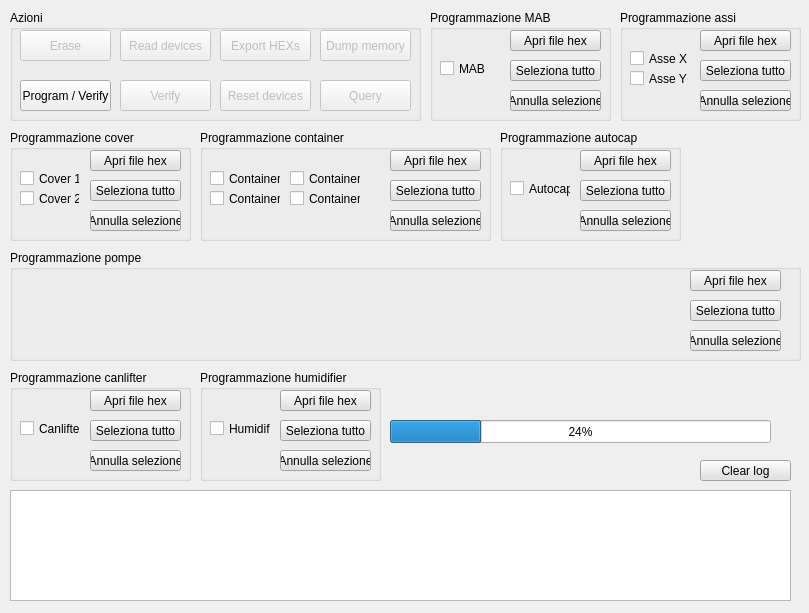
<?xml version="1.0" encoding="UTF-8"?>
<ui version="4.0">
 <class>MainWindow</class>
 <widget class="QMainWindow" name="MainWindow">
  <property name="geometry">
   <rect>
    <x>0</x>
    <y>0</y>
    <width>809</width>
    <height>613</height>
   </rect>
  </property>
  <property name="palette">
   <palette>
    <active>
     <colorrole role="Base">
      <brush brushstyle="SolidPattern">
       <color alpha="255">
        <red>255</red>
        <green>255</green>
        <blue>255</blue>
       </color>
      </brush>
     </colorrole>
    </active>
    <inactive>
     <colorrole role="Base">
      <brush brushstyle="SolidPattern">
       <color alpha="255">
        <red>255</red>
        <green>255</green>
        <blue>255</blue>
       </color>
      </brush>
     </colorrole>
    </inactive>
    <disabled>
     <colorrole role="Base">
      <brush brushstyle="SolidPattern">
       <color alpha="255">
        <red>255</red>
        <green>255</green>
        <blue>255</blue>
       </color>
      </brush>
     </colorrole>
    </disabled>
   </palette>
  </property>
  <property name="windowTitle">
   <string>MainWindow</string>
  </property>
  <property name="windowIcon">
   <iconset resource="risorse.qrc">
    <normaloff>:/new/prefix1/Icona/alfaIcon.ico</normaloff>:/new/prefix1/Icona/alfaIcon.ico</iconset>
  </property>
  <widget class="QWidget" name="centralWidget">
   <widget class="QGroupBox" name="groupBox">
    <property name="geometry">
     <rect>
      <x>10</x>
      <y>10</y>
      <width>411</width>
      <height>111</height>
     </rect>
    </property>
    <property name="title">
     <string>Azioni</string>
    </property>
    <widget class="QPushButton" name="btnErase">
     <property name="enabled">
      <bool>false</bool>
     </property>
     <property name="geometry">
      <rect>
       <x>10</x>
       <y>20</y>
       <width>91</width>
       <height>31</height>
      </rect>
     </property>
     <property name="text">
      <string>Erase</string>
     </property>
    </widget>
    <widget class="QPushButton" name="btnReadDevices">
     <property name="enabled">
      <bool>false</bool>
     </property>
     <property name="geometry">
      <rect>
       <x>110</x>
       <y>20</y>
       <width>91</width>
       <height>31</height>
      </rect>
     </property>
     <property name="text">
      <string>Read devices</string>
     </property>
    </widget>
    <widget class="QPushButton" name="btnExportHex">
     <property name="enabled">
      <bool>false</bool>
     </property>
     <property name="geometry">
      <rect>
       <x>210</x>
       <y>20</y>
       <width>91</width>
       <height>31</height>
      </rect>
     </property>
     <property name="text">
      <string>Export HEXs</string>
     </property>
    </widget>
    <widget class="QPushButton" name="btnDumpMemory">
     <property name="enabled">
      <bool>false</bool>
     </property>
     <property name="geometry">
      <rect>
       <x>310</x>
       <y>20</y>
       <width>91</width>
       <height>31</height>
      </rect>
     </property>
     <property name="text">
      <string>Dump memory</string>
     </property>
    </widget>
    <widget class="QPushButton" name="btnProgramVerify">
     <property name="geometry">
      <rect>
       <x>10</x>
       <y>70</y>
       <width>91</width>
       <height>31</height>
      </rect>
     </property>
     <property name="text">
      <string>Program / Verify</string>
     </property>
    </widget>
    <widget class="QPushButton" name="btnVerify">
     <property name="enabled">
      <bool>false</bool>
     </property>
     <property name="geometry">
      <rect>
       <x>110</x>
       <y>70</y>
       <width>91</width>
       <height>31</height>
      </rect>
     </property>
     <property name="text">
      <string>Verify</string>
     </property>
    </widget>
    <widget class="QPushButton" name="btnResetDevice">
     <property name="enabled">
      <bool>false</bool>
     </property>
     <property name="geometry">
      <rect>
       <x>210</x>
       <y>70</y>
       <width>91</width>
       <height>31</height>
      </rect>
     </property>
     <property name="text">
      <string>Reset devices</string>
     </property>
    </widget>
    <widget class="QPushButton" name="btnQuery">
     <property name="enabled">
      <bool>false</bool>
     </property>
     <property name="geometry">
      <rect>
       <x>310</x>
       <y>70</y>
       <width>91</width>
       <height>31</height>
      </rect>
     </property>
     <property name="text">
      <string>Query</string>
     </property>
    </widget>
   </widget>
   <widget class="QGroupBox" name="groupBox_2">
    <property name="geometry">
     <rect>
      <x>430</x>
      <y>10</y>
      <width>181</width>
      <height>111</height>
     </rect>
    </property>
    <property name="title">
     <string>Programmazione MAB</string>
    </property>
    <widget class="QCheckBox" name="chkMAB">
     <property name="geometry">
      <rect>
       <x>10</x>
       <y>50</y>
       <width>61</width>
       <height>17</height>
      </rect>
     </property>
     <property name="styleSheet">
      <string notr="true"/>
     </property>
     <property name="text">
      <string>MAB</string>
     </property>
    </widget>
    <widget class="QPushButton" name="btnSelezionaHexMAB">
     <property name="geometry">
      <rect>
       <x>80</x>
       <y>20</y>
       <width>91</width>
       <height>21</height>
      </rect>
     </property>
     <property name="styleSheet">
      <string notr="true">background-color: rgb(225, 225, 225);</string>
     </property>
     <property name="text">
      <string>Apri file hex</string>
     </property>
    </widget>
    <widget class="QPushButton" name="btnAnnullaSelezioneMAB">
     <property name="geometry">
      <rect>
       <x>80</x>
       <y>80</y>
       <width>91</width>
       <height>21</height>
      </rect>
     </property>
     <property name="styleSheet">
      <string notr="true">background-color: rgb(225, 225, 225);</string>
     </property>
     <property name="text">
      <string>Annulla selezione</string>
     </property>
    </widget>
    <widget class="QPushButton" name="btnSelezionaTuttoMAB">
     <property name="geometry">
      <rect>
       <x>80</x>
       <y>50</y>
       <width>91</width>
       <height>21</height>
      </rect>
     </property>
     <property name="styleSheet">
      <string notr="true">background-color: rgb(225, 225, 225);</string>
     </property>
     <property name="text">
      <string>Seleziona tutto</string>
     </property>
    </widget>
   </widget>
   <widget class="QGroupBox" name="groupBox_3">
    <property name="geometry">
     <rect>
      <x>620</x>
      <y>10</y>
      <width>181</width>
      <height>111</height>
     </rect>
    </property>
    <property name="title">
     <string>Programmazione assi</string>
    </property>
    <widget class="QPushButton" name="btnSelezionaHexAssi">
     <property name="geometry">
      <rect>
       <x>80</x>
       <y>20</y>
       <width>91</width>
       <height>21</height>
      </rect>
     </property>
     <property name="styleSheet">
      <string notr="true">background-color: rgb(225, 225, 225);</string>
     </property>
     <property name="text">
      <string>Apri file hex</string>
     </property>
    </widget>
    <widget class="QPushButton" name="btnAnnullaSelezioneAssi">
     <property name="geometry">
      <rect>
       <x>80</x>
       <y>80</y>
       <width>91</width>
       <height>21</height>
      </rect>
     </property>
     <property name="styleSheet">
      <string notr="true">background-color: rgb(225, 225, 225);</string>
     </property>
     <property name="text">
      <string>Annulla selezione</string>
     </property>
    </widget>
    <widget class="QCheckBox" name="chkAsseX">
     <property name="geometry">
      <rect>
       <x>10</x>
       <y>40</y>
       <width>60</width>
       <height>17</height>
      </rect>
     </property>
     <property name="text">
      <string>Asse X</string>
     </property>
    </widget>
    <widget class="QCheckBox" name="chkAsseY">
     <property name="geometry">
      <rect>
       <x>10</x>
       <y>60</y>
       <width>60</width>
       <height>17</height>
      </rect>
     </property>
     <property name="text">
      <string>Asse Y</string>
     </property>
    </widget>
    <widget class="QPushButton" name="btnSelezionaTuttoAssi">
     <property name="geometry">
      <rect>
       <x>80</x>
       <y>50</y>
       <width>91</width>
       <height>21</height>
      </rect>
     </property>
     <property name="styleSheet">
      <string notr="true">background-color: rgb(225, 225, 225);</string>
     </property>
     <property name="text">
      <string>Seleziona tutto</string>
     </property>
    </widget>
   </widget>
   <widget class="QGroupBox" name="groupBox_4">
    <property name="geometry">
     <rect>
      <x>10</x>
      <y>130</y>
      <width>181</width>
      <height>111</height>
     </rect>
    </property>
    <property name="title">
     <string>Programmazione cover</string>
    </property>
    <widget class="QPushButton" name="btnSelezionaHexCover">
     <property name="geometry">
      <rect>
       <x>80</x>
       <y>20</y>
       <width>91</width>
       <height>21</height>
      </rect>
     </property>
     <property name="styleSheet">
      <string notr="true">background-color: rgb(225, 225, 225);</string>
     </property>
     <property name="text">
      <string>Apri file hex</string>
     </property>
    </widget>
    <widget class="QPushButton" name="btnAnnullaSelezioneCover">
     <property name="geometry">
      <rect>
       <x>80</x>
       <y>80</y>
       <width>91</width>
       <height>21</height>
      </rect>
     </property>
     <property name="styleSheet">
      <string notr="true">background-color: rgb(225, 225, 225);</string>
     </property>
     <property name="text">
      <string>Annulla selezione</string>
     </property>
    </widget>
    <widget class="QCheckBox" name="chkCover1">
     <property name="geometry">
      <rect>
       <x>10</x>
       <y>40</y>
       <width>60</width>
       <height>17</height>
      </rect>
     </property>
     <property name="styleSheet">
      <string notr="true"/>
     </property>
     <property name="text">
      <string>Cover 1</string>
     </property>
    </widget>
    <widget class="QCheckBox" name="chkCover2">
     <property name="geometry">
      <rect>
       <x>10</x>
       <y>60</y>
       <width>60</width>
       <height>17</height>
      </rect>
     </property>
     <property name="styleSheet">
      <string notr="true"/>
     </property>
     <property name="text">
      <string>Cover 2</string>
     </property>
    </widget>
    <widget class="QPushButton" name="btnSelezionaTuttoCover">
     <property name="geometry">
      <rect>
       <x>80</x>
       <y>50</y>
       <width>91</width>
       <height>21</height>
      </rect>
     </property>
     <property name="styleSheet">
      <string notr="true">background-color: rgb(225, 225, 225);</string>
     </property>
     <property name="text">
      <string>Seleziona tutto</string>
     </property>
    </widget>
   </widget>
   <widget class="QGroupBox" name="grpAttuatori">
    <property name="geometry">
     <rect>
      <x>10</x>
      <y>250</y>
      <width>791</width>
      <height>111</height>
     </rect>
    </property>
    <property name="title">
     <string>Programmazione pompe</string>
    </property>
    <widget class="QPushButton" name="btnSelezionaHexAttuatori">
     <property name="geometry">
      <rect>
       <x>680</x>
       <y>20</y>
       <width>91</width>
       <height>21</height>
      </rect>
     </property>
     <property name="styleSheet">
      <string notr="true">background-color: rgb(225, 225, 225);</string>
     </property>
     <property name="text">
      <string>Apri file hex</string>
     </property>
    </widget>
    <widget class="QPushButton" name="btnAnnullaSelezioneAttuatori">
     <property name="geometry">
      <rect>
       <x>680</x>
       <y>80</y>
       <width>91</width>
       <height>21</height>
      </rect>
     </property>
     <property name="styleSheet">
      <string notr="true">background-color: rgb(225, 225, 225);</string>
     </property>
     <property name="text">
      <string>Annulla selezione</string>
     </property>
    </widget>
    <widget class="QPushButton" name="btnSelezionaTuttoAttuatori">
     <property name="geometry">
      <rect>
       <x>680</x>
       <y>50</y>
       <width>91</width>
       <height>21</height>
      </rect>
     </property>
     <property name="styleSheet">
      <string notr="true">background-color: rgb(225, 225, 225);</string>
     </property>
     <property name="text">
      <string>Seleziona tutto</string>
     </property>
    </widget>
   </widget>
   <widget class="QGroupBox" name="groupBox_6">
    <property name="geometry">
     <rect>
      <x>200</x>
      <y>130</y>
      <width>291</width>
      <height>111</height>
     </rect>
    </property>
    <property name="title">
     <string>Programmazione container</string>
    </property>
    <widget class="QPushButton" name="btnSelezionaHexContainer">
     <property name="geometry">
      <rect>
       <x>190</x>
       <y>20</y>
       <width>91</width>
       <height>21</height>
      </rect>
     </property>
     <property name="styleSheet">
      <string notr="true">background-color: rgb(225, 225, 225);</string>
     </property>
     <property name="text">
      <string>Apri file hex</string>
     </property>
    </widget>
    <widget class="QPushButton" name="btnAnnullaSelezioneContainer">
     <property name="geometry">
      <rect>
       <x>190</x>
       <y>80</y>
       <width>91</width>
       <height>21</height>
      </rect>
     </property>
     <property name="styleSheet">
      <string notr="true">background-color: rgb(225, 225, 225);</string>
     </property>
     <property name="text">
      <string>Annulla selezione</string>
     </property>
    </widget>
    <widget class="QCheckBox" name="chkContainer1">
     <property name="geometry">
      <rect>
       <x>10</x>
       <y>40</y>
       <width>71</width>
       <height>17</height>
      </rect>
     </property>
     <property name="text">
      <string>Container 1</string>
     </property>
    </widget>
    <widget class="QCheckBox" name="chkContainer2">
     <property name="geometry">
      <rect>
       <x>10</x>
       <y>60</y>
       <width>71</width>
       <height>17</height>
      </rect>
     </property>
     <property name="text">
      <string>Container 2</string>
     </property>
    </widget>
    <widget class="QCheckBox" name="chkContainer3">
     <property name="geometry">
      <rect>
       <x>90</x>
       <y>40</y>
       <width>71</width>
       <height>17</height>
      </rect>
     </property>
     <property name="text">
      <string>Container 3</string>
     </property>
    </widget>
    <widget class="QCheckBox" name="chkContainer4">
     <property name="geometry">
      <rect>
       <x>90</x>
       <y>60</y>
       <width>71</width>
       <height>17</height>
      </rect>
     </property>
     <property name="text">
      <string>Container 4</string>
     </property>
    </widget>
    <widget class="QPushButton" name="btnSelezionaTuttoContainer">
     <property name="geometry">
      <rect>
       <x>190</x>
       <y>50</y>
       <width>91</width>
       <height>21</height>
      </rect>
     </property>
     <property name="styleSheet">
      <string notr="true">background-color: rgb(225, 225, 225);</string>
     </property>
     <property name="text">
      <string>Seleziona tutto</string>
     </property>
    </widget>
   </widget>
   <widget class="QGroupBox" name="groupBox_7">
    <property name="geometry">
     <rect>
      <x>500</x>
      <y>130</y>
      <width>181</width>
      <height>111</height>
     </rect>
    </property>
    <property name="title">
     <string>Programmazione autocap</string>
    </property>
    <widget class="QCheckBox" name="chkAutocap">
     <property name="geometry">
      <rect>
       <x>10</x>
       <y>50</y>
       <width>61</width>
       <height>17</height>
      </rect>
     </property>
     <property name="text">
      <string>Autocap</string>
     </property>
    </widget>
    <widget class="QPushButton" name="btnSelezionaHexAutocap">
     <property name="geometry">
      <rect>
       <x>80</x>
       <y>20</y>
       <width>91</width>
       <height>21</height>
      </rect>
     </property>
     <property name="styleSheet">
      <string notr="true">background-color: rgb(225, 225, 225);</string>
     </property>
     <property name="text">
      <string>Apri file hex</string>
     </property>
    </widget>
    <widget class="QPushButton" name="btnAnnullaSelezioneAutocap">
     <property name="geometry">
      <rect>
       <x>80</x>
       <y>80</y>
       <width>91</width>
       <height>21</height>
      </rect>
     </property>
     <property name="styleSheet">
      <string notr="true">background-color: rgb(225, 225, 225);</string>
     </property>
     <property name="text">
      <string>Annulla selezione</string>
     </property>
    </widget>
    <widget class="QPushButton" name="btnSelezionaTuttoAutocap">
     <property name="geometry">
      <rect>
       <x>80</x>
       <y>50</y>
       <width>91</width>
       <height>21</height>
      </rect>
     </property>
     <property name="styleSheet">
      <string notr="true">background-color: rgb(225, 225, 225);</string>
     </property>
     <property name="text">
      <string>Seleziona tutto</string>
     </property>
    </widget>
   </widget>
   <widget class="QGroupBox" name="groupBox_8">
    <property name="geometry">
     <rect>
      <x>10</x>
      <y>370</y>
      <width>181</width>
      <height>111</height>
     </rect>
    </property>
    <property name="title">
     <string>Programmazione canlifter</string>
    </property>
    <widget class="QCheckBox" name="chkCanLifter">
     <property name="geometry">
      <rect>
       <x>10</x>
       <y>50</y>
       <width>61</width>
       <height>17</height>
      </rect>
     </property>
     <property name="text">
      <string>Canlifter</string>
     </property>
    </widget>
    <widget class="QPushButton" name="btnSelezionaHexCanLifter">
     <property name="geometry">
      <rect>
       <x>80</x>
       <y>20</y>
       <width>91</width>
       <height>21</height>
      </rect>
     </property>
     <property name="styleSheet">
      <string notr="true">background-color: rgb(225, 225, 225);</string>
     </property>
     <property name="text">
      <string>Apri file hex</string>
     </property>
    </widget>
    <widget class="QPushButton" name="btnAnnullaSelezioneCanLifter">
     <property name="geometry">
      <rect>
       <x>80</x>
       <y>80</y>
       <width>91</width>
       <height>21</height>
      </rect>
     </property>
     <property name="styleSheet">
      <string notr="true">background-color: rgb(225, 225, 225);</string>
     </property>
     <property name="text">
      <string>Annulla selezione</string>
     </property>
    </widget>
    <widget class="QPushButton" name="btnSelezionaTuttoCanLifter">
     <property name="geometry">
      <rect>
       <x>80</x>
       <y>50</y>
       <width>91</width>
       <height>21</height>
      </rect>
     </property>
     <property name="styleSheet">
      <string notr="true">background-color: rgb(225, 225, 225);</string>
     </property>
     <property name="text">
      <string>Seleziona tutto</string>
     </property>
    </widget>
   </widget>
   <widget class="QGroupBox" name="groupBox_9">
    <property name="geometry">
     <rect>
      <x>200</x>
      <y>370</y>
      <width>181</width>
      <height>111</height>
     </rect>
    </property>
    <property name="title">
     <string>Programmazione humidifier</string>
    </property>
    <widget class="QCheckBox" name="chkHumidifier">
     <property name="geometry">
      <rect>
       <x>10</x>
       <y>50</y>
       <width>61</width>
       <height>17</height>
      </rect>
     </property>
     <property name="text">
      <string>Humidifier</string>
     </property>
    </widget>
    <widget class="QPushButton" name="btnSelezionaHexHumidifier">
     <property name="geometry">
      <rect>
       <x>80</x>
       <y>20</y>
       <width>91</width>
       <height>21</height>
      </rect>
     </property>
     <property name="styleSheet">
      <string notr="true">background-color: rgb(225, 225, 225);</string>
     </property>
     <property name="text">
      <string>Apri file hex</string>
     </property>
    </widget>
    <widget class="QPushButton" name="btnAnnullaSelezioneHumidifier">
     <property name="geometry">
      <rect>
       <x>80</x>
       <y>80</y>
       <width>91</width>
       <height>21</height>
      </rect>
     </property>
     <property name="styleSheet">
      <string notr="true">background-color: rgb(225, 225, 225);</string>
     </property>
     <property name="text">
      <string>Annulla selezione</string>
     </property>
    </widget>
    <widget class="QPushButton" name="btnSelezionaTuttoHumidifier">
     <property name="geometry">
      <rect>
       <x>80</x>
       <y>50</y>
       <width>91</width>
       <height>21</height>
      </rect>
     </property>
     <property name="styleSheet">
      <string notr="true">background-color: rgb(225, 225, 225);</string>
     </property>
     <property name="text">
      <string>Seleziona tutto</string>
     </property>
    </widget>
   </widget>
   <widget class="QTextEdit" name="txtStato">
    <property name="geometry">
     <rect>
      <x>10</x>
      <y>490</y>
      <width>781</width>
      <height>111</height>
     </rect>
    </property>
   </widget>
   <widget class="QProgressBar" name="progressBar">
    <property name="geometry">
     <rect>
      <x>390</x>
      <y>420</y>
      <width>381</width>
      <height>23</height>
     </rect>
    </property>
    <property name="value">
     <number>24</number>
    </property>
   </widget>
   <widget class="QPushButton" name="btnClearLog">
    <property name="geometry">
     <rect>
      <x>700</x>
      <y>460</y>
      <width>91</width>
      <height>21</height>
     </rect>
    </property>
    <property name="styleSheet">
     <string notr="true">background-color: rgb(225, 225, 225);</string>
    </property>
    <property name="text">
     <string>Clear log</string>
    </property>
   </widget>
  </widget>
 </widget>
 <layoutdefault spacing="6" margin="11"/>
 <resources>
  <include location="risorse.qrc"/>
 </resources>
 <connections/>
</ui>
